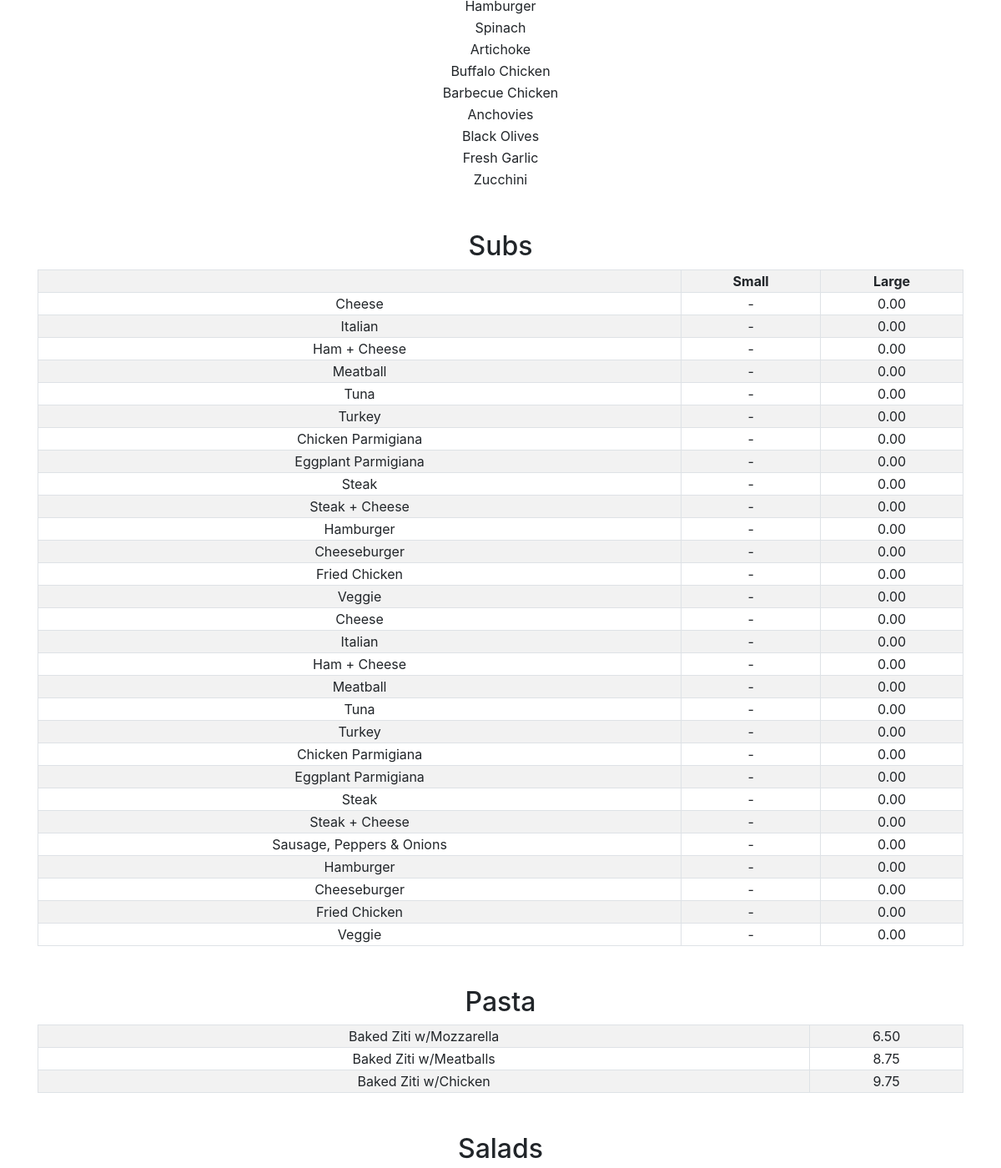
The app's page / (middle part), older data.
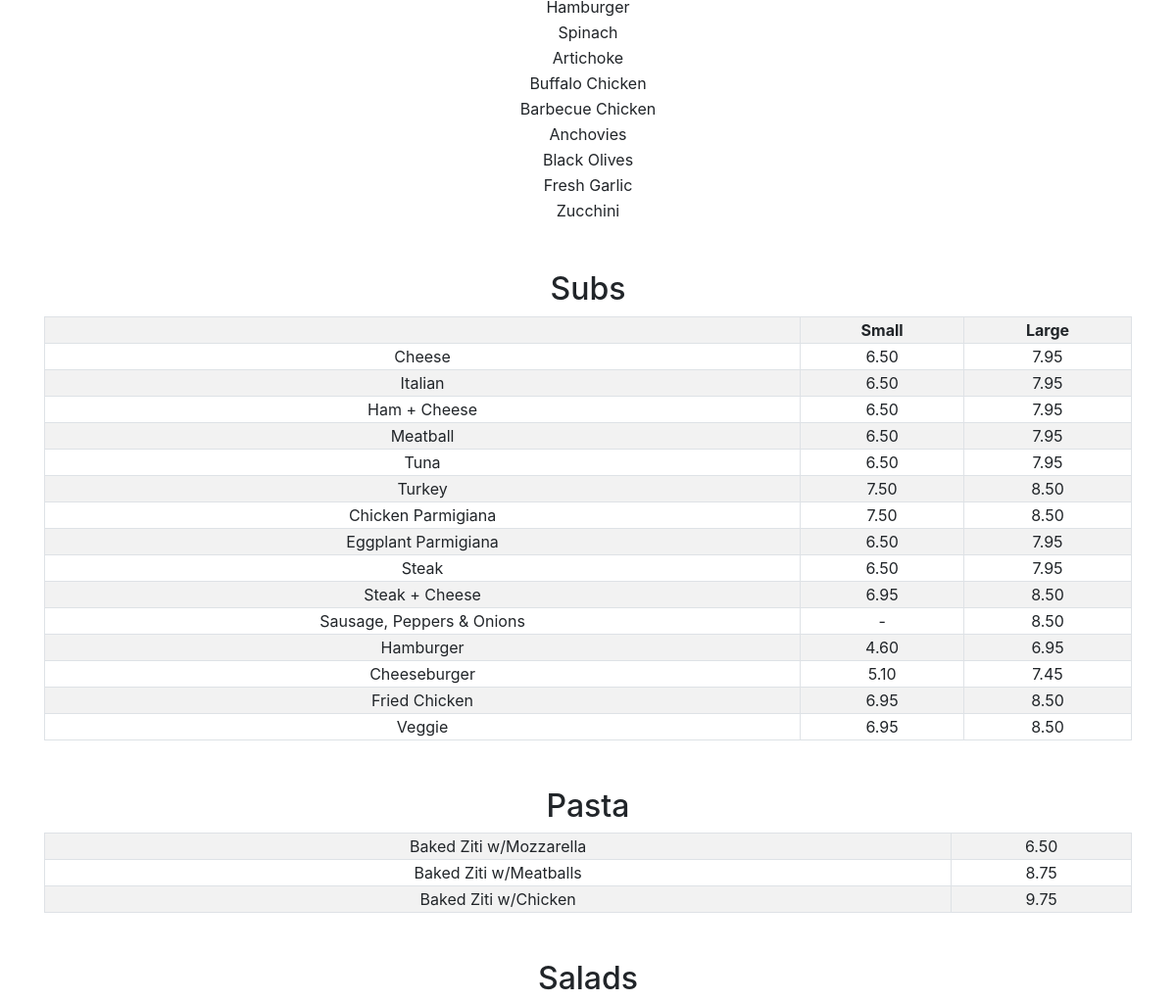
The same page, newer data.
### orders/models.py (models this page shows)
class PizzaTopping(models.Model):
    category = models.ForeignKey(Category, on_delete=models.CASCADE)
    name = models.CharField(max_length=64)
    def __str__(self):
        return f"{ self.name }"

class Category(models.Model):
    name = models.CharField(max_length=64)
    is_dish = models.BooleanField(default=True)
    class Meta:
        verbose_name = 'Category'
        verbose_name_plural = 'Categories'
    def __str__(self):
        return f"{ self.name }"

class DualPriceProduct(models.Model):
    category = models.ForeignKey(Category, on_delete=models.CASCADE)
    name = models.CharField(max_length=64)
    small_price = models.DecimalField(max_digits=6, decimal_places=2)
    large_price = models.DecimalField(max_digits=6, decimal_places=2)
    def __str__(self):
        return f"{self.name}"
    class Meta:
        abstract = True

class Sub(DualPriceProduct):
    pass

class SinglePriceProduct(models.Model):
    name = models.CharField(max_length=64)
    category = models.ForeignKey(Category, on_delete=models.CASCADE)
    price = models.DecimalField(max_digits=6, decimal_places=2)
    def __str__(self):
        return f"{self.category} {self.name} costs {self.price}"
    class Meta:
        abstract = True

class Pasta(SinglePriceProduct):
    pass

### orders/views.py (the view)
# urls.py: path("", views.index, name="index"),
def index(request):
    cat_pks = [1, 2, 8, 3, 4, 5, 6]
    categories_dict = Category.objects.in_bulk(cat_pks)
    categories = [categories_dict[pk] for pk in cat_pks]
    cat_products = []
    products = []
    for c in categories:
        if c.name.find("Pizza"):
            products = Pizza.objects.filter(category__name=c.name)
        if c.name == "Toppings":
            products = PizzaTopping.objects.filter(category__name=c.name)
        if c.name == "Subs":
            products = Sub.objects.filter(category__name=c.name)
        if c.name == "Pasta":
            products = Pasta.objects.filter(category__name=c.name)
        if c.name == "Salads":
            products = Salad.objects.filter(category__name=c.name)
        if c.name == "Dinner Platters":
            products = DinnerPlatter.objects.filter(category__name=c.name)
        cat_products.append({"name": c.name, "products": products})
    pizza_form = PizzaForm()
    sub_form = SubForm()
    pasta_form = PastaForm()
    salad_form = SaladForm()
    dinner_platter_form = DinnerPlatterForm()
    context = {
        "pizza_form": pizza_form,
        "sub_form": sub_form,
        "pasta_form": pasta_form,
        "salad_form": salad_form,
        "dinner_platter_form": dinner_platter_form,
        "cats": categories
    }
    return render(request, "orders/menu.html", context)

### orders/models.py (called while the page is built)
    def __str__(self):
        return f"{self.name} costs {self.price}"

### orders/templates/orders/menu.html (shortened to what this page needs)
{% extends "orders/layout.html" %}
{% load bootstrap4 %}
{% block content %}
    <div class="row">
        <div id="menu_view" {% if request.session.cart_items|length > 0 %} class="col-md-6" {% else %} class="col-md-12" {% endif %}>
            {% for cat in cats %}
                <div class="mb-5"><h2 class="text-center">{{ cat.name }}</h2>
                    {% if "Toppings" in cat.name %}
                        <table class="col-sm-12">
                            {% for topping in cat.pizzatopping_set.all %}
                                <tr><td class="text-center">{{ topping.name }}</td></tr>
                            {% endfor %}
                        </table>
                    {% endif %}
                    {% if "Subs" in cat.name %}
                        <table class="table-striped table-bordered table-hover table-condensed col-sm-12">
                            <tr><th class="text-center"></th><th class="text-center">Small</th><th class="text-center">Large</th></tr>
                            {% for sub in cat.sub_set.all %}
                                <tr>
                                    <td class="text-center">{{ sub.name }}</td><td class="text-center">{{ sub.small_price|default:"-" }}</td><td class="text-center">{{ sub.large_price }}</td>
                                </tr>
                            {% endfor %}
                        </table>
                    {% endif %}
                    {% if "Pasta" in cat.name %}
                        <table class="table-striped table-bordered table-hover table-condensed col-sm-12">
                            {% for pasta in cat.pasta_set.all %}
                                <tr>
                                    <td class="text-center">{{ pasta.name }}</td><td class="text-center">{{ pasta.price }}</td>
                                </tr>
                            {% endfor %}
                        </table>
                    {% endif %}
                </div>
            {% endfor %}
        </div>
    </div>
{% endblock %}

Row changes from the older to the newer data that the page shows:
removed Sub: name "Cheese", small_price "-", large_price "0.00", shown under Category "Subs"
removed Sub: name "Italian", small_price "-", large_price "0.00", shown under Category "Subs"
removed Sub: name "Ham + Cheese", small_price "-", large_price "0.00", shown under Category "Subs"
removed Sub: name "Meatball", small_price "-", large_price "0.00", shown under Category "Subs"
removed Sub: name "Tuna", small_price "-", large_price "0.00", shown under Category "Subs"
removed Sub: name "Turkey", small_price "-", large_price "0.00", shown under Category "Subs"
removed Sub: name "Chicken Parmigiana", small_price "-", large_price "0.00", shown under Category "Subs"
removed Sub: name "Eggplant Parmigiana", small_price "-", large_price "0.00", shown under Category "Subs"
removed Sub: name "Steak", small_price "-", large_price "0.00", shown under Category "Subs"
removed Sub: name "Steak + Cheese", small_price "-", large_price "0.00", shown under Category "Subs"
removed Sub: name "Hamburger", small_price "-", large_price "0.00", shown under Category "Subs"
removed Sub: name "Cheeseburger", small_price "-", large_price "0.00", shown under Category "Subs"
removed Sub: name "Fried Chicken", small_price "-", large_price "0.00", shown under Category "Subs"
removed Sub: name "Veggie", small_price "-", large_price "0.00", shown under Category "Subs"
changed Sub "Cheese": small_price "-" → "6.50"; large_price "0.00" → "7.95"
changed Sub "Italian": small_price "-" → "6.50"; large_price "0.00" → "7.95"
changed Sub "Ham + Cheese": small_price "-" → "6.50"; large_price "0.00" → "7.95"
changed Sub "Meatball": small_price "-" → "6.50"; large_price "0.00" → "7.95"
changed Sub "Tuna": small_price "-" → "6.50"; large_price "0.00" → "7.95"
changed Sub "Turkey": small_price "-" → "7.50"; large_price "0.00" → "8.50"
changed Sub "Chicken Parmigiana": small_price "-" → "7.50"; large_price "0.00" → "8.50"
changed Sub "Eggplant Parmigiana": small_price "-" → "6.50"; large_price "0.00" → "7.95"
changed Sub "Steak": small_price "-" → "6.50"; large_price "0.00" → "7.95"
changed Sub "Steak + Cheese": small_price "-" → "6.95"; large_price "0.00" → "8.50"
changed Sub "Sausage, Peppers & Onions": large_price "0.00" → "8.50"
changed Sub "Hamburger": small_price "-" → "4.60"; large_price "0.00" → "6.95"
changed Sub "Cheeseburger": small_price "-" → "5.10"; large_price "0.00" → "7.45"
changed Sub "Fried Chicken": small_price "-" → "6.95"; large_price "0.00" → "8.50"
changed Sub "Veggie": small_price "-" → "6.95"; large_price "0.00" → "8.50"
